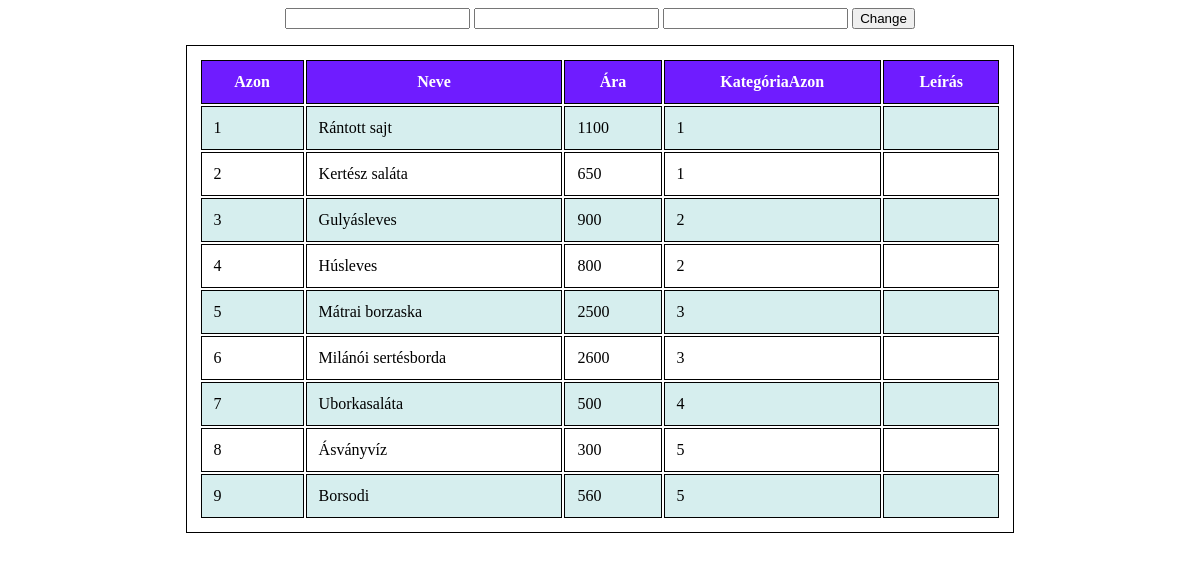
The app's page /adminpanel.php with its own data.
### tables this page shows
CREATE TABLE `etelek` (
  `etelAz` int(11) NOT NULL,
  `nev` varchar(50) NOT NULL,
  `ar` int(11) NOT NULL,
  `katAz` int(11) NOT NULL,
  `leiras` varchar(100) DEFAULT NULL
);

### adminpanel.php (the view, shortened to what this page needs)
<?php
    $mindendata = mysqli_query($adb, "
                    SELECT *
                    FROM  etelek
                    ");
?>
<div class='admin_box'>
    <form style='text-align:center;' action='datachange_wr.php' method='post'>
        <input type='text'      name='umail'    placeholder=''              >
        <input type='text'      name='uname'    placeholder=''              >
        <input type='text'      name='upw'      placeholder=''              >
        <input type='submit' value='Change'                                 >
    </form>
</div>
<table style=width:70%>
    <tr>
        <th>Azon                </th>
        <th>Neve                </th>
        <th>Ára                 </th>
        <th>KategóriaAzon       </th>
        <th>Leírás              </th>
    </tr>
    <?php
    while( $mindendatarow = mysqli_fetch_array( $mindendata ) )
    {
        print "
            <tr>
                <td>$mindendatarow[etelAz]               </td>
       	        <td>$mindendatarow[nev]               </td>
       	        <td>$mindendatarow[ar]                </td>
                <td>$mindendatarow[katAz]               </td>
                <td>$mindendatarow[leiras]               </td>
            </tr>";
    }
    print "</table>";

### adminpanel.php (style rules this page uses)
table { margin-left: auto; margin-right: auto; }
table, th, td { border : 1px solid black ; padding : 12px; }
th { background-color: #6f1cff; color: white; }
tr { background-color: white; color: black; }
tr:nth-child(even) { background-color : #D6EEEE; }

### records on screen
etelek: etelAz "1", nev "Rántott sajt", ar "1100", katAz "1"
etelek: etelAz "2", nev "Kertész saláta", ar "650", katAz "1"
etelek: etelAz "3", nev "Gulyásleves", ar "900", katAz "2"
etelek: etelAz "4", nev "Húsleves", ar "800", katAz "2"
etelek: etelAz "5", nev "Mátrai borzaska", ar "2500", katAz "3"
etelek: etelAz "6", nev "Milánói sertésborda", ar "2600", katAz "3"
etelek: etelAz "7", nev "Uborkasaláta", ar "500", katAz "4"
etelek: etelAz "8", nev "Ásványvíz", ar "300", katAz "5"
etelek: etelAz "9", nev "Borsodi", ar "560", katAz "5"
